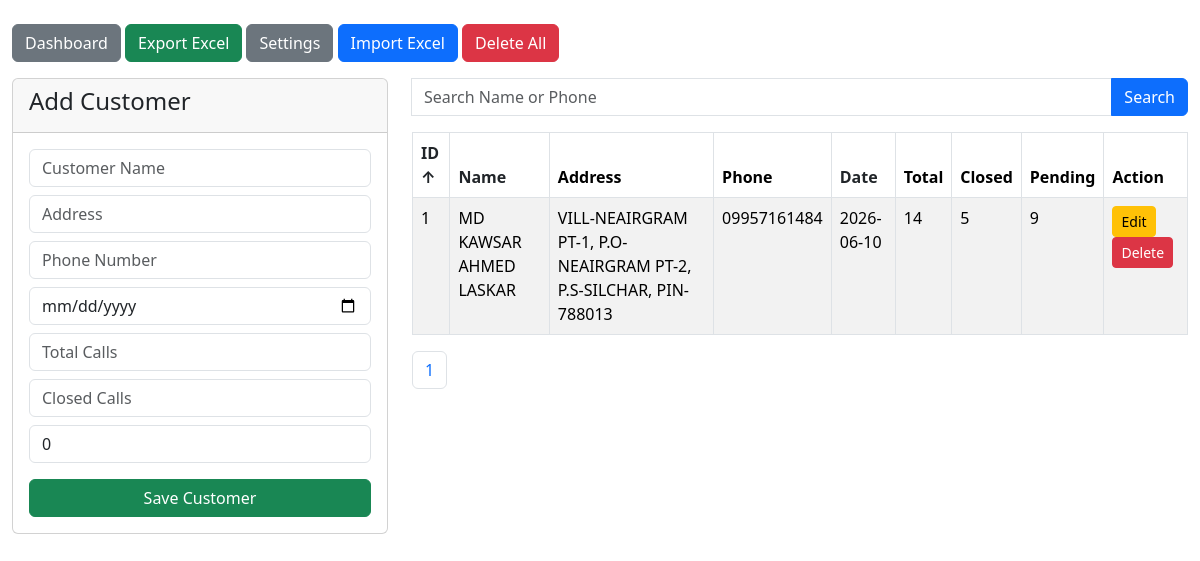
The app's page /customers (signed in), older data.
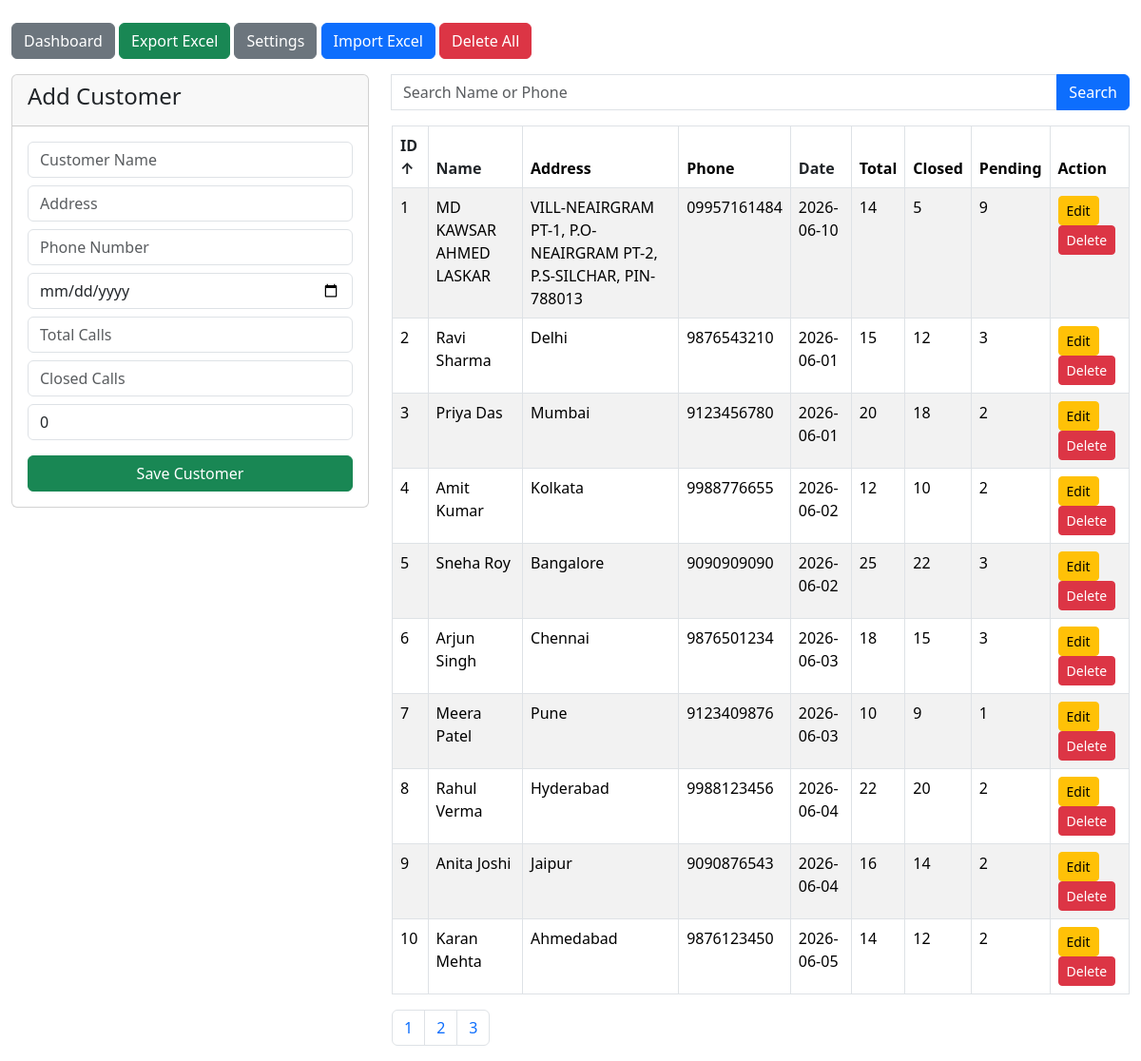
The same page, newer data.
### app/models.py (models this page shows)
class Customer(Base):
    __tablename__ = "customers"
    id = Column(Integer, primary_key=True, index=True)
    customer_name = Column(String(100), nullable=False)
    address = Column(String(500))
    phone_number = Column(String(20))
    call_date = Column(Date)
    total_calls = Column(Integer, default=0)
    closed_calls = Column(Integer, default=0)
    created_at = Column(
        DateTime,
        default=datetime.utcnow
    )

### app/routers/customers.py (the view)
@router.get("/customers")
def customers(
    request: Request,
    page: int = 1,
    search: str = "",
    sort_by: str = "id",
    sort_order: str = "asc",
    success: str = "",
    error: str = "",
    db: Session = Depends(get_db)
):
    if "user" not in request.session:
        return RedirectResponse("/", status_code=302)
    per_page = 10
    query = db.query(Customer)
    if search:
        query = query.filter(
            or_(
                Customer.customer_name.ilike(f"%{search}%"),
                Customer.phone_number.ilike(f"%{search}%")
            )
        )
    total_records = query.count()
    sort_columns = {
        "id": Customer.id,
        "name": Customer.customer_name,
        "date": Customer.call_date
    }
    if sort_by not in sort_columns:
        sort_by = "id"
    if sort_order not in ["asc", "desc"]:
        sort_order = "asc"
    sort_column = sort_columns[sort_by]
    if sort_order == "desc":
        sort_column = sort_column.desc()
    else:
        sort_column = sort_column.asc()
    customers = (
        query.order_by(sort_column)
        .offset((page - 1) * per_page)
        .limit(per_page)
        .all()
    )
    total_pages = max(
        (total_records + per_page - 1) // per_page,
        1
    )
    return templates.TemplateResponse(
        "customers.html",
        {
            "request": request,
            "customers": customers,
            "page": page,
            "total_pages": total_pages,
            "search": search,
            "sort_by": sort_by,
            "sort_order": sort_order,
            "success": success,
            "error": error,
            "edit_customer": None
        }
    )

### templates/customers.html (shortened to what the changed rows need)
<!DOCTYPE html>
<html>
<head>
    <link href="https://cdn.jsdelivr.net/npm/bootstrap@5.3.3/dist/css/bootstrap.min.css"
          rel="stylesheet">
</head>
<body>
<div class="container-fluid mt-4">
    <div class="row">
        <div class="col-md-8">
            <table class="table table-bordered table-striped">
                <thead>
                <tr>
                    <th>
                        <a href="/customers?search={{ search | urlencode }}&sort_by=id&sort_order={% if sort_by == 'id' and sort_order == 'asc' %}desc{% else %}asc{% endif %}"
                           class="text-dark text-decoration-none d-block">
                            ID
                            {% if sort_by == 'id' %}
                                {% if sort_order == 'asc' %}&uarr;{% else %}&darr;{% endif %}
                            {% endif %}
                        </a>
                    </th>
                    <th>
                        <a href="/customers?search={{ search | urlencode }}&sort_by=name&sort_order={% if sort_by == 'name' and sort_order == 'asc' %}desc{% else %}asc{% endif %}"
                           class="text-dark text-decoration-none d-block">
                            Name
                        </a>
                    </th>
                    <th>Address</th>
                    <th>Phone</th>
                    <th>
                        <a href="/customers?search={{ search | urlencode }}&sort_by=date&sort_order={% if sort_by == 'date' and sort_order == 'asc' %}desc{% else %}asc{% endif %}"
                           class="text-dark text-decoration-none d-block">
                            Date
                        </a>
                    </th>
                    <th>Total</th>
                    <th>Closed</th>
                    <th>Pending</th>
                    <th>Action</th>
                </tr>
                </thead>
                <tbody>
                {% for c in customers %}
                    <tr>
                        <td>{{ c.id }}</td>
                        <td>{{ c.customer_name }}</td>
                        <td>{{ c.address }}</td>
                        <td>{{ c.phone_number }}</td>
                        <td>{{ c.call_date }}</td>
                        <td>{{ c.total_calls }}</td>
                        <td>{{ c.closed_calls }}</td>
                        <td>{{ c.total_calls - c.closed_calls }}</td>
                        <td>
                            <a href="/customers/edit/{{c.id}}"
                               class="btn btn-warning btn-sm">
                                Edit
                            </a>
                            <a href="/customers/delete/{{c.id}}"
                               class="btn btn-danger btn-sm"
                               onclick="return confirm('Delete this customer?')">
                                Delete
                            </a>
                        </td>
                    </tr>
                {% endfor %}
                </tbody>
            </table>
            <nav>
                <ul class="pagination">
                    {% for p in range(1,total_pages+1) %}
                        <li class="page-item">
                            <a class="page-link"
                               href="/customers?page={{p}}&search={{ search | urlencode }}&sort_by={{ sort_by }}&sort_order={{ sort_order }}">
                                {{p}}
                            </a>
                        </li>
                    {% endfor %}
                </ul>
            </nav>
        </div>
    </div>
</div>
</body>
</html>

Row changes from the older to the newer data that the page shows:
added Customer: id "2", customer_name "Ravi Sharma", address "Delhi", phone_number "9876543210", call_date "2026-06-01", total_calls "15", closed_calls "12", c.total_calls-c.closed_calls "3"
added Customer: id "3", customer_name "Priya Das", address "Mumbai", phone_number "9123456780", call_date "2026-06-01", total_calls "20", closed_calls "18", c.total_calls-c.closed_calls "2"
added Customer: id "4", customer_name "Amit Kumar", address "Kolkata", phone_number "9988776655", call_date "2026-06-02", total_calls "12", closed_calls "10", c.total_calls-c.closed_calls "2"
added Customer: id "5", customer_name "Sneha Roy", address "Bangalore", phone_number "9090909090", call_date "2026-06-02", total_calls "25", closed_calls "22", c.total_calls-c.closed_calls "3"
added Customer: id "6", customer_name "Arjun Singh", address "Chennai", phone_number "9876501234", call_date "2026-06-03", total_calls "18", closed_calls "15", c.total_calls-c.closed_calls "3"
added Customer: id "7", customer_name "Meera Patel", address "Pune", phone_number "9123409876", call_date "2026-06-03", total_calls "10", closed_calls "9", c.total_calls-c.closed_calls "1"
added Customer: id "8", customer_name "Rahul Verma", address "Hyderabad", phone_number "9988123456", call_date "2026-06-04", total_calls "22", closed_calls "20", c.total_calls-c.closed_calls "2"
added Customer: id "9", customer_name "Anita Joshi", address "Jaipur", phone_number "9090876543", call_date "2026-06-04", total_calls "16", closed_calls "14", c.total_calls-c.closed_calls "2"
added Customer: id "10", customer_name "Karan Mehta", address "Ahmedabad", phone_number "9876123450", call_date "2026-06-05", total_calls "14", closed_calls "12", c.total_calls-c.closed_calls "2"
Text that changed along with them:
new list line: "2"
new list line: "3"
